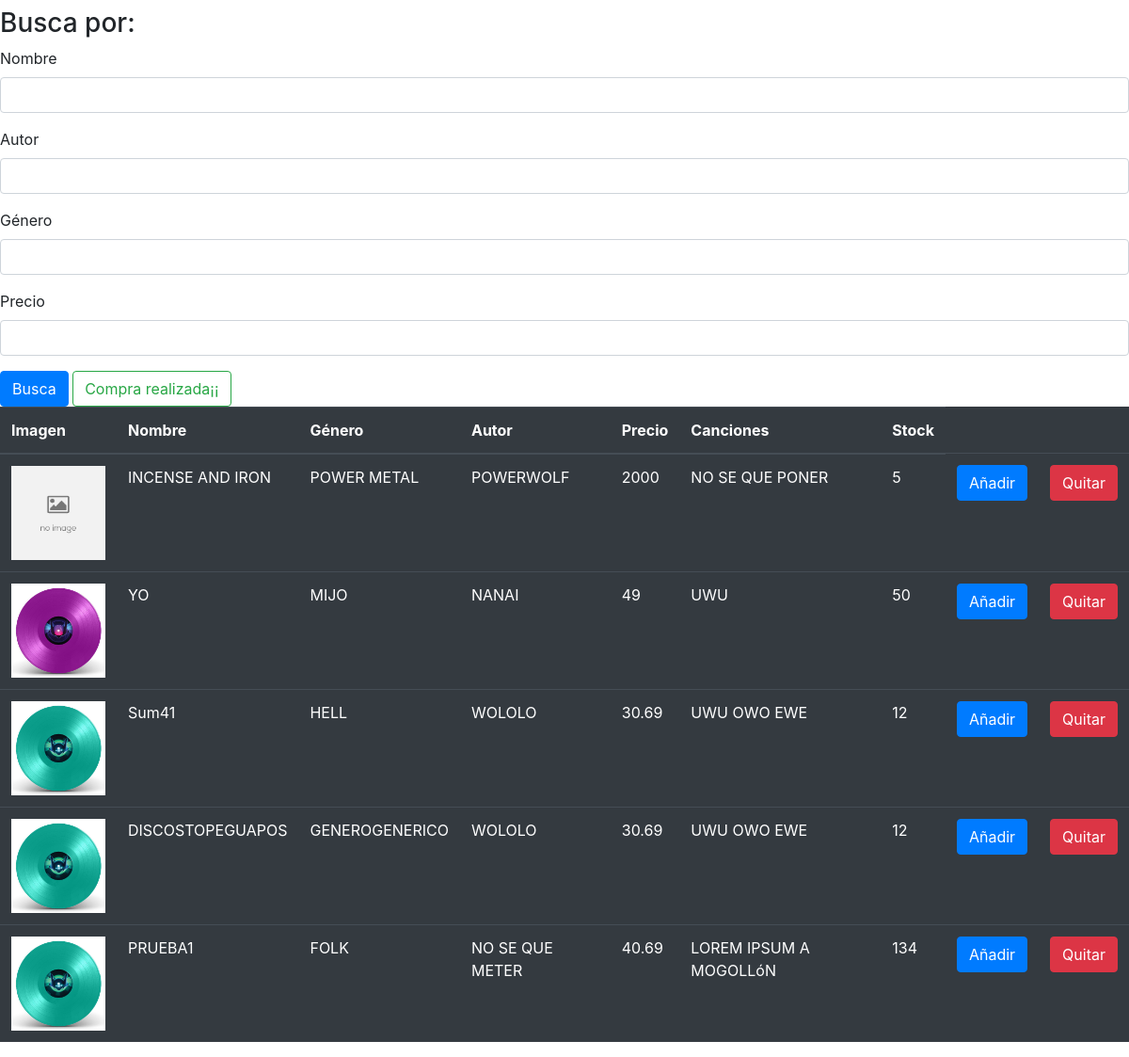
Screenshot of /view/searchDisk.php with the database file from the repository.
### model/Disk.php (called while the page is built, shortened)
<?php
require("../controller/controller.php");
class Disk{
    private $db;
    public function __construct0(){
    $this->db=contactDB("localhost","TRABAJO","root","");
    }
    public function searchFor($name,$author,$genre,$prize){
        $where=[];
        @$select=$this->db->prepare("SELECT * FROM DISKS $where");
        @$select->execute();
        return $select;
        }
}
?>

### controller/controller.php (called while the page is built, shortened)
<?php
function contactDB($server,$bbdd,$username,$passwd){
    try{
        $dsn="mysql:host=$server;dbname=$bbdd";
        if($passwd!=""){
            $bd= new pdo($dsn,$username,$passwd);
        }else{
            $bd= new pdo($dsn,$username);
        }
        $bd->setAttribute( PDO::ATTR_ERRMODE, PDO::ERRMODE_EXCEPTION );
        $bd->exec("set names utf8mb4");
        return $bd;
    }catch(pdoexception $pdoe){
        session_start();
        $_SESSION["errores"]="NO SE HA PODIDO ACCEDER A LA BASE DE DATOS, PRUEBE MÁS TARDE";
        header("location: error.php");
    }
}
?>

### controller/diskController.php (the view, shortened to what this page needs)
<?php
class DiskController{
    private function show($listOfDisks){
           $table="<table class='table table-dark'><thead><th scope='col'>Imagen</th>";
           $table.="<th scope='col'>Nombre</th><th scope='col'>Género</th>";
           $table.="<th scope='col'>Autor</th><th scope='col'>Precio</th>";
           $table.="<th scope='col'>Canciones</th><th scope='col'>Stock</th>";
           $table.="</thead><tbody>";
           foreach($listOfDisks as $disk){
               $table.="<tr class''><td><img src='";
               $table.=$disk[7];
               $table.="'></td>";
               $table.="<td><p>".$disk[1]."</p></td>";
               $table.="<td><p>".$disk[2]."</p></td>";
               $table.="<td><p>".$disk[3]."</p></td>";
               $table.="<td><p>".$disk[5]."</p></td>";
               $table.="<td><p>".$disk[4]."</p></td>";
               $table.="<td><p>".$disk[6]."</p></td>";
               $id=$disk[0];
               $table.="<td><a role='button' class='btn btn-primary' aria-disabled='false'
               href='cart.php?i=$id&us=".$_GET['us']."'>";
               $table.="Añadir</a><td><a role='button' class='btn btn-danger' aria-disabled='false'
               href='cart.php?d=$id&us=".$_GET['us']."'>Quitar</a>";
               $table.="</td></tr>";
           }
           echo $table;
    }
    public function select($d,$n,$a,$g,$p){
        $this->show($d->searchFor($n,$a,$g,$p));
    }
}
?>

### view/searchDisk.php (shortened to what this page needs)
<!doctype html>
<html lang="en">
  <head>
    <link rel="stylesheet" href="https://stackpath.bootstrapcdn.com/bootstrap/4.3.1/css/bootstrap.min.css">
  </head>
  <body>
    <?php
        $var=$_GET["us"];
        ?>
    <h3>Busca por:</h3>
      <form action="searchDisk.php?us=<?php echo $var; ?>" method="post">
      <div class="form-group">
        <label for="name">Nombre</label>
        <input type="text" name="name" class="form-control" id="name">
    </div>
    <div class="form-group">
      <label for="author">Autor</label>
      <input type="text" name="autor" class="form-control" id="author">
    </div>
    <div class="form-group">
    <label for="genre">Género</label>
    <input type="text" name="genre" class="form-control" id="genre">
  </div>
  <div class="form-group">
    <label for="prize">Precio</label>
    <input type="text" class="form-control" id="prize" name="prize">
  </div>
  <button type="submit" class="btn btn-primary">Busca</button>
  <a role='button' class='btn btn-outline-success' aria-disabled='false'
               href='cart.php?save=true&us=<?php
                echo $_GET['us'];
               ?>'>Compra realizada¡¡</a>
      </form>
      <?php
      require_once("../controller/DiskController.php");
      require_once("../model/Disk.php");
      $disk=new Disk();
      $diskController= new DiskController();
      @$diskController->select($disk,$_POST["name"],$_POST["autor"],$_POST["genre"],$_POST["prize"]);
      ?>
  </body>
</html>

### view/searchDisk.php (style rules this page uses)
img { width: 100px; }

### rows the page displays
disks: NAME "INCENSE AND IRON", GENRE "POWER METAL", AUTHOR "POWERWOLF", PRIZE "2000", SONGS "NO SE QUE PONER", STOCK "5"
disks: NAME "YO", GENRE "MIJO", AUTHOR "NANAI", PRIZE "49", SONGS "UWU", STOCK "50"
disks: NAME "Sum41", GENRE "HELL", AUTHOR "WOLOLO", PRIZE "30.69", SONGS "UWU OWO EWE", STOCK "12"
disks: NAME "DISCOSTOPEGUAPOS", GENRE "GENEROGENERICO", AUTHOR "WOLOLO", PRIZE "30.69", SONGS "UWU OWO EWE", STOCK "12"
disks: NAME "PRUEBA1", GENRE "FOLK", AUTHOR "NO SE QUE METER", PRIZE "40.69", SONGS "LOREM IPSUM A MOGOLLóN", STOCK "134"
